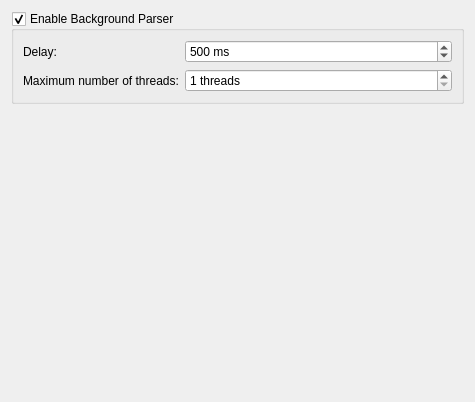
<?xml version="1.0" encoding="UTF-8"?>
<ui version="4.0">
 <class>BGPreferences</class>
 <widget class="QWidget" name="BGPreferences">
  <property name="geometry">
   <rect>
    <x>0</x>
    <y>0</y>
    <width>475</width>
    <height>402</height>
   </rect>
  </property>
  <layout class="QVBoxLayout" name="verticalLayout">
   <item>
    <widget class="QGroupBox" name="kcfg_enable">
     <property name="toolTip">
      <string>&lt;p&gt;Enables or disables the background parser.&lt;br&gt;If unsure, leave it enabled. Disabling the background parser will disable large parts of KDevelop's functionality.&lt;/p&gt;</string>
     </property>
     <property name="title">
      <string>Enable Background Parser</string>
     </property>
     <property name="checkable">
      <bool>true</bool>
     </property>
     <property name="checked">
      <bool>true</bool>
     </property>
     <layout class="QFormLayout" name="formLayout_2">
      <item row="1" column="0">
       <widget class="QLabel" name="label">
        <property name="toolTip">
         <string>The time to wait before the document is re-analyzed when you edit it.</string>
        </property>
        <property name="text">
         <string>Delay:</string>
        </property>
       </widget>
      </item>
      <item row="1" column="1">
       <widget class="QSpinBox" name="kcfg_delay">
        <property name="toolTip">
         <string>The time to wait before the document is re-analyzed when you edit it.</string>
        </property>
        <property name="suffix">
         <string> ms</string>
        </property>
        <property name="maximum">
         <number>5000</number>
        </property>
        <property name="value">
         <number>500</number>
        </property>
       </widget>
      </item>
      <item row="2" column="0">
       <widget class="QLabel" name="label_3">
        <property name="toolTip">
         <string>The maximum number of parallel instances the background parser uses. If unsure, select 1 or 2.</string>
        </property>
        <property name="text">
         <string>Maximum number of threads:</string>
        </property>
       </widget>
      </item>
      <item row="2" column="1">
       <widget class="QSpinBox" name="kcfg_threads">
        <property name="toolTip">
         <string>The maximum number of parallel instances the background parser uses. If unsure, select 1 or 2.</string>
        </property>
        <property name="suffix">
         <string> threads</string>
        </property>
        <property name="minimum">
         <number>1</number>
        </property>
        <property name="maximum">
         <number>32</number>
        </property>
       </widget>
      </item>
     </layout>
    </widget>
   </item>
   <item>
    <spacer>
     <property name="orientation">
      <enum>Qt::Vertical</enum>
     </property>
     <property name="sizeHint" stdset="0">
      <size>
       <width>20</width>
       <height>40</height>
      </size>
     </property>
    </spacer>
   </item>
  </layout>
 </widget>
 <resources/>
 <connections/>
</ui>
